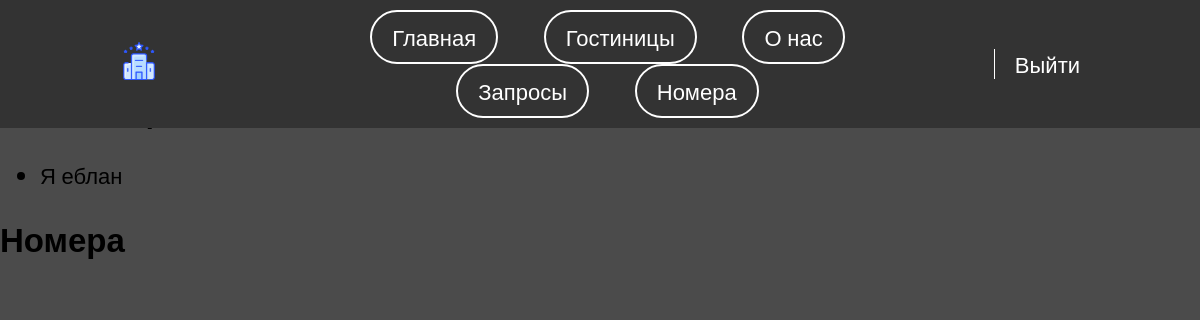
Before: /operator/rooms/ (signed in) with the older database file.
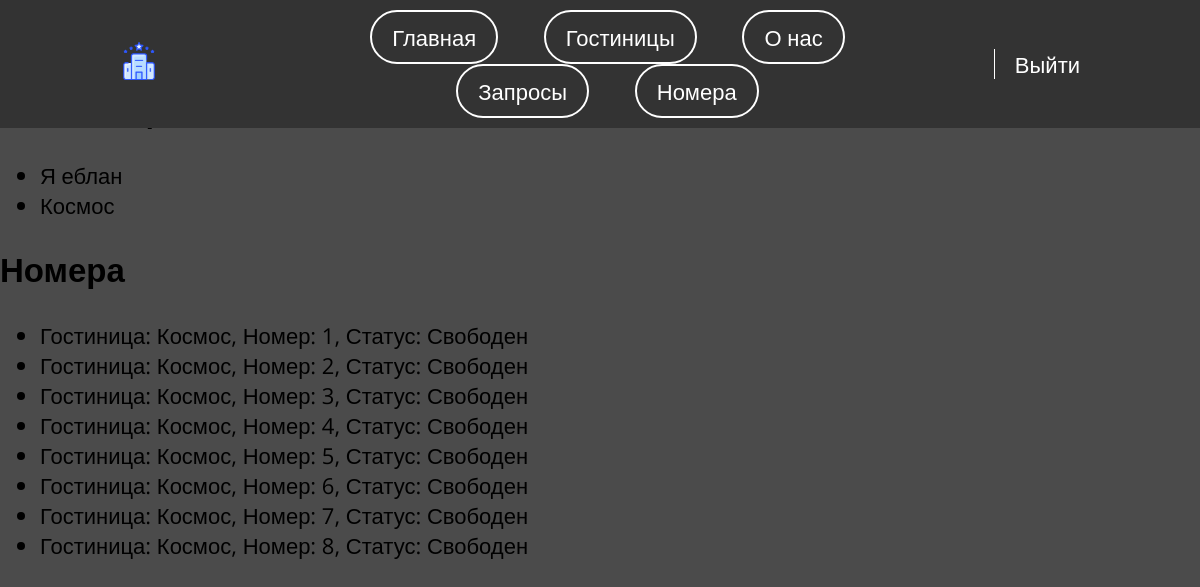
After: the same page with the newer database file.
### gostinitsa/models.py (models this page shows, shortened)
class Gostinitsa(models.Model):
    class Status(models.IntegerChoices):
        DRAFT = 0, 'Черновик'
        PUBLISHED = 1, 'Опубликовано'
    photo = models.ImageField(upload_to='images/%Y/%M/%D', blank=True, verbose_name='Фото')
    title = models.CharField(max_length=255, verbose_name='Название')
    slug = models.SlugField(max_length=255, unique=True, db_index=True, verbose_name='Slug')
    content = models.TextField(blank=True, verbose_name='Описание')
    time_create = models.DateTimeField(auto_now_add=True, verbose_name='Время создания')
    time_update = models.DateTimeField(auto_now=True, verbose_name='Время обновления')
    is_published = models.BooleanField(choices=tuple(map(lambda x: (bool(x[0]), x[1]), Status.choices)),
                                       default=Status.DRAFT, verbose_name='Опубликовано')
    objects = models.Manager()
    published = PublishedManager()
    class Meta:
        verbose_name = 'Гостиницы'
        verbose_name_plural = 'Гостиницы'
        ordering = ['time_create']
        indexes = [models.Index(fields=['-time_create'])]

class Room(models.Model):
    class Status(models.IntegerChoices):
        AVAILABLE = 1, 'Свободен'
        OCCUPIED = 0, 'Занят'
        INREQUEST = 2, 'В заявке на бронирование'
    hotel = models.ForeignKey(Gostinitsa, on_delete=models.CASCADE, verbose_name='Принадлежит гостинице')
    room_number = models.IntegerField(verbose_name='Номер комнаты')
    is_status = models.IntegerField(choices=Status.choices, default=Status.AVAILABLE, verbose_name='Статус')
    objects = models.Manager()
    status = StatusManager()
    class Meta:
        verbose_name = 'Комната'
        verbose_name_plural = 'Комнаты'
        ordering = ['room_number', 'hotel']
        unique_together = ['room_number', 'hotel']
        indexes = [models.Index(fields=['room_number'])]

### gostinitsa/views.py (the view)
# urls.py: path('operator/rooms/', views.operator_rooms, name='operator_rooms'),
@user_passes_test(lambda u: u.is_staff, login_url='users/login')
def operator_rooms(request):
    gostinitsy = Gostinitsa.objects.all()
    rooms = Room.objects.all()
    return render(request, 'gostinitsa/operator_rooms.html', {'gostinitsy': gostinitsy, 'rooms': rooms})

### gostinitsa/templates/gostinitsa/operator_rooms.html (shortened to what this page needs)
{% extends 'base.html' %}
{% block content %}
    <br>
    <br>
    <h2>Гостиницы</h2>
    <ul>
        {% for gostinitsa in gostinitsy %}
            <li>{{ gostinitsa.title }}</li>
        {% endfor %}
    </ul>
    <h2>Номера</h2>
    <ul>
        {% for room in rooms %}
            <li>Гостиница: {{ room.hotel.title }}, Номер: {{ room.room_number }}, Статус: {% if room.is_status == 1 %}Свободен{% else %}Занят{% endif %}</li>
        {% endfor %}
    </ul>
{% endblock %}

Changed rows visible on the page:
added Gostinitsa: title "Космос"
added Room: hotel "Космос", room_number "1", is_status "Свободен"
added Room: hotel "Космос", room_number "2", is_status "Свободен"
added Room: hotel "Космос", room_number "3", is_status "Свободен"
added Room: hotel "Космос", room_number "4", is_status "Свободен"
added Room: hotel "Космос", room_number "5", is_status "Свободен"
added Room: hotel "Космос", room_number "6", is_status "Свободен"
added Room: hotel "Космос", room_number "7", is_status "Свободен"
added Room: hotel "Космос", room_number "8", is_status "Свободен"
